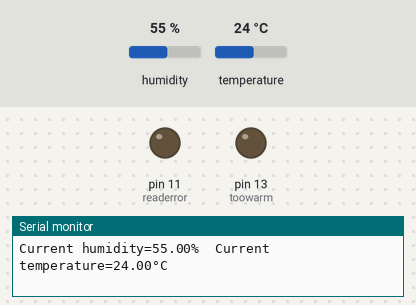
Bench run of a sketch on a simulated Arduino Uno, built with avr-gcc and run on an emulated ATmega328P. Parts: output pins drawn as LEDs (lit = HIGH), the last lines printed to the serial monitor. Inputs (shaded band) come from the test bench; at power-on: temperature 24 °C, humidity 55 %. Pins used as bus, display or sensor lines are not drawn.

Above: at 3.3 s.
3.4 s: temperature set to 27 °C
At 8.9 s:
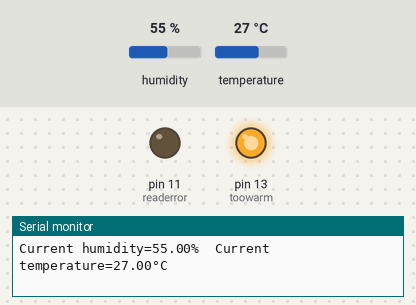
10.6 s: temperature set to 12 °C
14.4 s: temperature set to 28 °C
At 21.7 s:
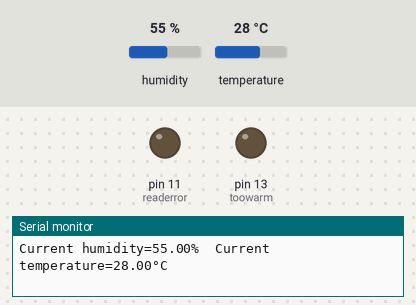
Timing chart, 0 to 26.7 s (numbered marks = the images above; inputs shaded):
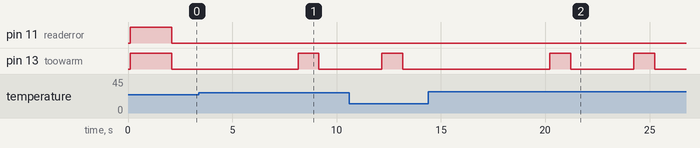

The sketch:

Thermometer-warn-big-breadboard.ino
```cpp
#include <DHT.h>
#define toowarm 13
#define toocold 12
#define readerror 11
#define DHTTYPE DHT11
#define DHTPIN 4
 DHT dht(DHTPIN, DHTTYPE);
void setup() {
  // put your setup code here, to run once:
  Serial.begin(9600);
  dht.begin();
  pinMode(13, OUTPUT);
  pinMode(12, OUTPUT);
  pinMode(11, OUTPUT);
  delay(100);

  //test leds
  digitalWrite(toowarm, HIGH);
  digitalWrite(toocold, HIGH);
  digitalWrite(readerror, HIGH);
  delay(2000);
  digitalWrite(toowarm, LOW);
  digitalWrite(toocold, LOW);
  digitalWrite(readerror, LOW);


}

void loop() {
  // put your main code here, to run repeatedly:
  float h = dht.readHumidity();
  float t = dht.readTemperature();


 if (isnan(h) || isnan(t)) {
    Serial.println("Failed to read from DHT sensor!");
    digitalWrite(readerror, HIGH);
    delay(1000);
    digitalWrite(readerror, LOW);
    delay(1000);
    return;
  }

  else {
  Serial.print("Current humidity=");
  Serial.print(h);
  Serial.print("%  Current temperature=");
  Serial.print(t);
  Serial.println("°C");

  // LEDs zurücksetzen
  digitalWrite(readerror, LOW);
  delay(3000);

  }

  if (t > 25.0) {
    digitalWrite(toowarm, HIGH);
    delay(1000);
    digitalWrite(toowarm, LOW);
  }
  else if (t < 18.0) {
    digitalWrite(toocold, HIGH);
    delay(1000);
    digitalWrite(toocold, LOW);
  }
}
```

Measured:
- the behaviour switches between 25 and 26 °C on temperature (found by bisection; images 0 and 1)
- after the input at 3.4 s, pin 13 (toowarm): LOW → HIGH after 4.7 s, → LOW 1.0 s later
- after the input at 14.4 s, pin 13 (toowarm): alternates HIGH for 1.0 s and LOW for 3.0 s, starting after 5.8 s
